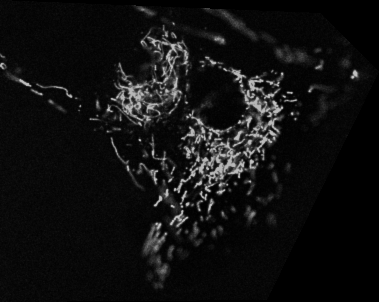
#> input picture testIm.tiff, 379 x 302 px; its folder holds only this picture in this run
$ python -i ImageAnalysis.py   (imports and definitions only)   (older library calls are emulated)
#> lines starting #> are read from the running program, lines starting #| are printed output that depends on the picture
from os import listdir
from os.path import isfile, join

from skimage import data, io
from skimage.filters import threshold_otsu, threshold_li, threshold_yen, threshold_isodata, threshold_mean, gaussian, apply_hysteresis_threshold,  unsharp_mask
from skimage.exposure import rescale_intensity
from skimage.transform import rescale

from skimage.morphology import white_tophat
from skimage.morphology import disk, square, ball

import pandas as pd

import TiffMetadata
from scipy import ndimage

# from CZI_Processor import cziFile
import tifffile

import cv2

import numpy as np

from skimage.exposure import histogram

import matplotlib.pyplot as plt

import pylab


def plotRGBhist(img, bins=256, remove_zero=False, remove_max=False):
    if len(img.shape) != 3:
        print("The provided image must be (X, Y, C)")
        return

    startIndex = 0
    if remove_zero:
        startIndex = 1

    plt.figure()  # this is necessary to ensure no existing figure is overwritten
    r_counts, r_centers = histogram(img[:,:,0], nbins=bins)
    g_counts, g_centers = histogram(img[:, :, 1], nbins=bins)
    b_counts, b_centers = histogram(img[:, :, 2], nbins=bins)

    if remove_max:
        plt.plot(r_centers[startIndex:-1], r_counts[startIndex:-1], color='red')
        plt.plot(g_centers[startIndex:-1], g_counts[startIndex:-1], color='green')
        plt.plot(b_centers[startIndex:-1], b_counts[startIndex:-1], color='blue')
    else:
        plt.plot(r_centers[startIndex:], r_counts[startIndex:], color='red')
        plt.plot(g_centers[startIndex:], g_counts[startIndex:], color='green')
        plt.plot(b_centers[startIndex:], b_counts[startIndex:], color='blue')

    plt.show()

# [20 lines left out: function plotGrayhist, not called in this run]

def plotImageHist(img, bins=256, remove_zero=False, remove_max=False):
    imgShape = img.shape;

    if len(imgShape) == 2:  # gray
        plotGrayhist(img, bins, remove_zero, remove_max)
    elif len(imgShape) == 3:  # rgb
        plotRGBhist(img, bins, remove_zero, remove_max)
    else:
        print("img does not have correct shape. Expected (X, Y, C) or (X, Y)")
        return

# [25 lines left out: functions plotStackHist, loadTimelapseTif, loadTifStack, not called in this run]

def loadGenericImage(filename):
    return io.imread(filename)

def saveGenericImage(filename, image):
    io.imsave(filename, image)

# [4 lines left out: function saveTifStack, not called in this run]

def loadCZIFile(filename):
    return cziFile(filename)

# [52 lines left out: functions padImageTo3D, padStack3D, padStackXY, padStackXY_depthLast, binarizeStack, not called in this run]

def hysteresisThresholdingStack(stack, low=0.25, high=0.7):
    return apply_hysteresis_threshold(stack, low, high) > 0

# [159 lines left out: functions determineHysteresisThresholds, contrastStretch, contrastStretchSliceInStack, preprocess, unsharpMask, rescaleStackXY and 3 more, not called in this run]

def stackToMIP(stack):
    return np.max(stack, axis=0)

# [108 lines left out: functions saveCroppedImagePanel, update, chooseHysteresisParams, not called in this run]

>>> import cv2
>>> picture = cv2.imread('testIm.tiff')
#> picture is the input picture: shape (302, 379, 3); min 0, max 198, mean 16.6
>>> result = plotImageHist(picture)
#> in plotRGBhist, `r_counts, r_centers = histogram(img[:,:,0], nbins=bins)`: r_counts = 199 values, max 17813 at index 0, min 1 at index 197, mean 575.2; r_centers = 199 values from 0 to 198
#> in plotRGBhist, `g_counts, g_centers = histogram(img[:, :, 1], nbins=bins)`: g_counts has the same summary as r_counts
#> in plotRGBhist, `b_counts, b_centers = histogram(img[:, :, 2], nbins=bins)`: b_counts has the same summary as r_counts
#> in plotRGBhist, `plt.show()`:
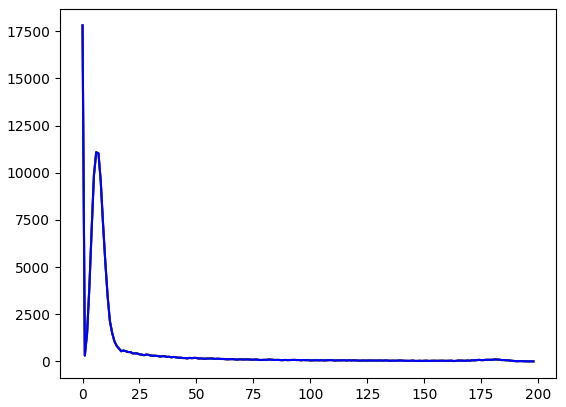
#> figure drawn by matplotlib, 1 panel; curve peaks at x = 0, y = 17813; curve peaks at x = 0, y = 17813; curve peaks at x = 0, y = 17813
